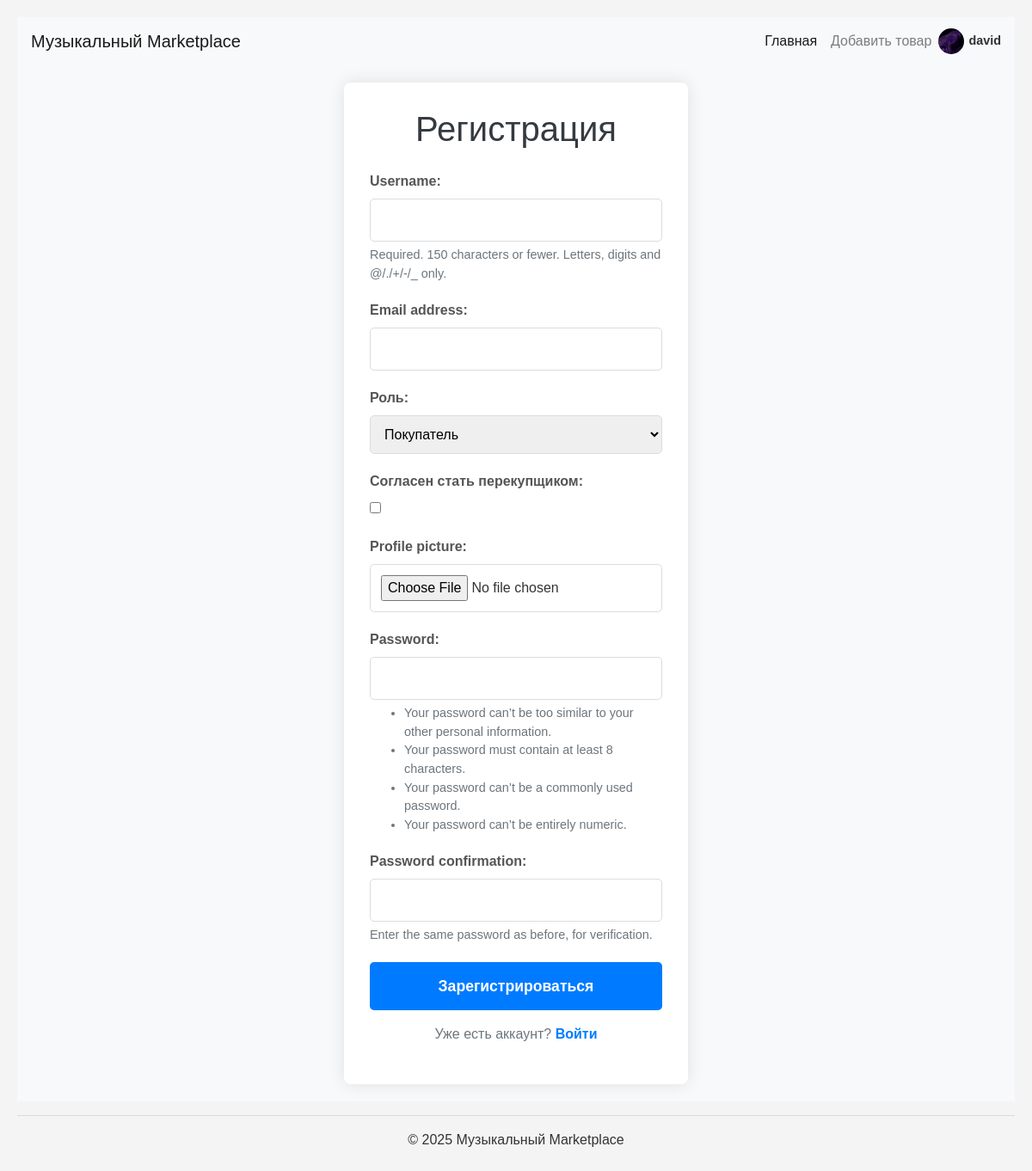
Page /register/ (signed in) on the committed database.
### shop/models.py (models this page shows)
class User(AbstractUser):
    profile_picture = models.ImageField(upload_to='profile_pics/', blank=True, null=True)
    is_reseller = models.BooleanField(default=False)
    role_choices = [
        ('buyer', 'Покупатель'),
        ('musician', 'Музыкант'),
        ('label', 'Лейбл'),
        ('reseller', 'Перекупщик'),
        ('admin', 'Администратор'),
    ]
    role = models.CharField(max_length=20, choices=role_choices, default='buyer')
    groups = models.ManyToManyField(
        'auth.Group',
        verbose_name='groups',
        blank=True,
        help_text=(
            'The groups this user belongs to. A user will get all permissions '
            'granted to each of their groups.'
        ),
        related_name="shop_users_groups",  # Changed related_name
        related_query_name="shop_user",    # Changed related_query_name
    )
    user_permissions = models.ManyToManyField(
        'auth.Permission',
        verbose_name='user permissions',
        blank=True,
        help_text='Specific permissions for this user.',
        related_name="shop_users_permissions", # Changed related_name
        related_query_name="shop_user",      # Changed related_query_name
    )
    class Meta:
        swappable = 'AUTH_USER_MODEL'
        verbose_name = 'Пользователь'
        verbose_name_plural = 'Пользователи'

### shop/views.py (the view)
# urls.py: path('register/', views.register, name='register'),
def register(request):
    if request.method == 'POST':
        form = RegistrationForm(request.POST, request.FILES)
        if form.is_valid():
            user = form.save()
            messages.success(request, f'Аккаунт для {user.username} успешно создан! Теперь вы можете войти.')
            login(request, user)
            return redirect('index')
        else:
            return render(request, 'shop/register.html', {'form': form})
    else:
        form = RegistrationForm()
    return render(request, 'shop/register.html', {'form': form})

### shop/forms.py (shortened to what this page needs)
class RegistrationForm(UserCreationForm):
    is_reseller = forms.BooleanField(label='Согласен стать перекупщиком', required=False)
    role_choices = [
        ('buyer', 'Покупатель'),
        ('musician', 'Музыкант'),
        ('label', 'Лейбл'),
        ('reseller', 'Перекупщик'),
    ]
    role = forms.ChoiceField(label='Роль', choices=role_choices, widget=forms.Select)
    profile_picture = forms.ImageField(required=False)
    class Meta(UserCreationForm.Meta):
        model = User
        fields = ('username', 'email', 'role', 'is_reseller', 'profile_picture')

### shop/templates/shop/register.html (shortened to what this page needs)
{% extends 'setting/base.html' %}
{% load static %}
{% block content %}
<div class="registration-container">
    <div class="registration-box">
        <h1>Регистрация</h1>
        <form method="post" enctype="multipart/form-data">
            {% for field in form %}
                <div class="form-group">
                    {{ field.label_tag }}
                    {{ field }}
                    {% if field.help_text %}
                        <small class="form-text text-muted">{{ field.help_text }}</small>
                    {% endif %}
                </div>
            {% endfor %}
            <button type="submit" class="btn btn-primary btn-block">Зарегистрироваться</button>
        </form>
        <p class="mt-3 text-center">Уже есть аккаунт? <a href="{% url 'login' %}">Войти</a></p>
    </div>
</div>
{% endblock %}

### shop/templates/setting/menu.html (shortened to what this page needs)
{% load static %}
<header>
    <nav class="navbar navbar-expand-lg navbar-light bg-light" style="position: relative;display: flex; justify-content: space-between; align-items: center;width: 100%;">
        <div> <a class="navbar-brand" href="/">Музыкальный Marketplace</a></div>
        <div class="collapse navbar-collapse" id="navbarNav" style="justify-content: end;">
            <ul class="navbar-nav">
                <li class="nav-item active">
                    <a class="nav-link" href="/">Главная</a>
                </li>
                {% if request.user.is_authenticated %}
                <li class="nav-item">
                    <a class="nav-link" href="{% url 'add_product' %}">Добавить товар</a>
                </li>
                    <li class="nav-item user-menu" id="userMenu">
                        <div class="profile-image-container">
                            {% if request.user.profile_picture %}
                                <img src="{{ request.user.profile_picture.url }}" alt="Фотография пользователя" class="profile-image">
                            {% else %}
                                <img src="{% static 'img/default_profile.png' %}" alt="Профиль по умолчанию" class="profile-image">
                            {% endif %}
                        </div>
                        <span class="username">{{ request.user.username }}</span>
                    </li>
                {% endif %}
            </ul>
        </div>
    </nav>
</header>

### shop/static/shop/css/styles.css (style rules this page uses)
body { font-family: sans-serif; background-color: #f4f4f4; margin: 0; padding: 20px; color: #333; }
h1, h2 { color: #333; text-align: center; margin-bottom: 30px; }
.btn { background-color: #5cb85c; color: #fff; padding: 12px 20px; border: none; border-radius: 5px; cursor: pointer; font-size: 1em; text-decoration: none; display: inline-block; transition: background-color 0.3s ease; }
.btn-primary { background-color: #007bff; }
.registration-container { display: flex; justify-content: center; align-items: center; min-height: 80vh; background-color: #f8f9fa; padding: 20px; }
.registration-box { background-color: #fff; padding: 30px; border-radius: 8px; box-shadow: 0 0 20px rgba(0, 0, 0, 0.1); width: 400px; }
.registration-box h1 { color: #343a40; text-align: center; margin-bottom: 25px; }
.form-group { margin-bottom: 20px; }
.form-group label { display: block; margin-bottom: 8px; color: #555; font-weight: bold; }
.form-group input[type="text"], .form-group input[type="email"], .form-group input[type="password"], .form-group select, .form-group input[type="file"], .form-group textarea { width: 100%; padding: 12px; border: 1px solid #ddd; border-radius: 5px; box-sizing: border-box; font-size: 16px; }
.form-group .form-text { font-size: 0.9em; color: #6c757d; display: block; margin-top: 5px; }
.btn-primary { background-color: #007bff; color: #fff; padding: 15px 25px; border: none; border-radius: 5px; cursor: pointer; font-size: 1.1em; font-weight: bold; transition: background-color 0.3s ease; width: 100%; }
.mt-3.text-center { color: #6c757d; margin-top: 20px; text-align: center; }
.mt-3.text-center a { color: #007bff; text-decoration: none; font-weight: bold; }
.navbar .profile-image-container { width: 30px; height: 30px; border-radius: 50%; overflow: hidden; margin-right: 5px; display: inline-block; vertical-align: middle; }
.navbar .profile-image { width: 100%; height: 100%; object-fit: cover; }
.navbar .username { font-weight: bold; font-size: 0.9rem; display: inline-block; vertical-align: middle; }
.navbar .user-menu { display: flex; align-items: center; cursor: pointer; position: relative; }

### rows in the picture
User: user.profile_picture (picture), user.username "david"

### other values in the picture
{{ field.label_tag }} "Username:" "Email address:" "Роль:" "Согласен стать перекупщиком:" "Profile picture:" "Password:" "Password confirmation:"
{{ field.help_text }} "Required. 150 characters or fewer. Letters, digits and @/./+/-/_ only." "Enter the same password as before, for verification."
